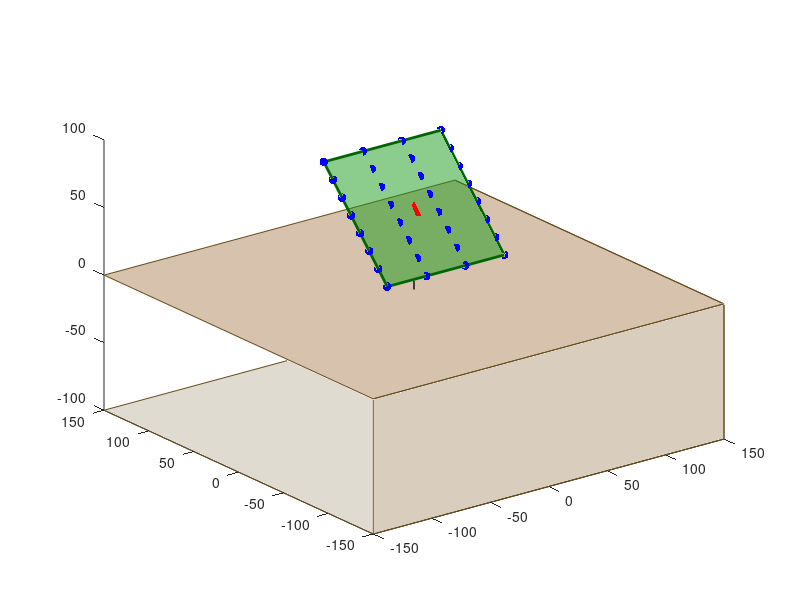

Here is the MATLAB script that generated this plot: (Note: this script raises an error after producing the figure.)
%% Tilted Antenna Array S11 Simulation with Ground Material Sensing
% 32 RX antennas in 8x4 grid (100mm x 100mm) + 1 TX at center
% Array PCB: FR4 substrate, 1.6mm thick, rotated 45 degrees facing ground
% Center height: 6cm above ground
% Ground: material plane with variable conductivity/permittivity
% Frequency: 2.45 GHz
%
% Method: Mutual impedance + image theory with Fresnel reflection
% Antennas are conjugate-matched at 2.45 GHz in free space.
% Ground reflection perturbs the input impedance → changes S11.

clear; close all; clc;

%% Physical Constants
c = 299792458;              % Speed of light (m/s)
eps0 = 8.854187817e-12;     % Permittivity of free space (F/m)
mu0 = 4*pi*1e-7;            % Permeability of free space (H/m)
eta0 = 120*pi;              % Free-space impedance (~377 ohms)

%% Simulation Parameters
freq = 2.45e9;              % 2.45 GHz
lambda = c / freq;          % Wavelength (~122.4 mm)
k = 2*pi / lambda;          % Wavenumber
omega = 2*pi*freq;          % Angular frequency

% Array physical parameters
arrayWidth = 0.100;         % 100 mm
arrayHeight = 0.100;        % 100 mm
nCols = 4;                  % 4 columns
nRows = 8;                  % 8 rows
nRX = nCols * nRows;        % 32 RX antennas
nTotal = nRX + 1;           % 33 total (1 TX + 32 RX)

% PCB parameters
pcb_thickness = 0.0016;     % 1.6 mm FR4
pcb_er = 4.4;               % FR4 relative permittivity

% Geometry
tilt_angle = 45;            % degrees from horizontal
height_center = 0.060;      % 6 cm center height above ground

% Use free-space half-wave dipole (resonant at 2.45 GHz)
dipoleLength = lambda / 2;  % ~61.2 mm (resonant in free space)

fprintf('=== Tilted Antenna Array - Ground Material Sensing ===\n');
fprintf('Frequency: %.2f GHz (lambda = %.1f mm)\n', freq/1e9, lambda*1000);
fprintf('Dipole length (half-wave): %.1f mm\n', dipoleLength*1000);
fprintf('Array: %d x %d = %d RX + 1 TX = %d elements\n', nCols, nRows, nRX, nTotal);
fprintf('Array size: %.0f mm x %.0f mm\n', arrayWidth*1000, arrayHeight*1000);
fprintf('Tilt angle: %d degrees\n', tilt_angle);
fprintf('Center height: %.0f mm above ground\n', height_center*1000);
fprintf('PCB: FR4, %.1f mm, er=%.1f\n\n', pcb_thickness*1000, pcb_er);

%% Define Materials (from original SimulationScript.m)
materials = struct();
materials(1).name  = 'ABS';           materials(1).sigma = 1e-16;   materials(1).er = 3.2;
materials(2).name  = 'Acrylic';       materials(2).sigma = 1e-13;   materials(2).er = 3.5;
materials(3).name  = 'Ceramic';       materials(3).sigma = 1e-10;   materials(3).er = 50.0;
materials(4).name  = 'Concrete';      materials(4).sigma = 1e-7;    materials(4).er = 6.0;
materials(5).name  = 'Glass';         materials(5).sigma = 1e-15;   materials(5).er = 5.0;
materials(6).name  = 'HDPE';          materials(6).sigma = 1e-19;   materials(6).er = 2.3;
materials(7).name  = 'Human';         materials(7).sigma = 0.1;     materials(7).er = 30.0;
materials(8).name  = 'Metal';         materials(8).sigma = 3.8e7;   materials(8).er = 1.0;
materials(9).name  = 'PolyCarbonate'; materials(9).sigma = 1e-18;   materials(9).er = 3.0;
materials(10).name = 'Polyethylene';  materials(10).sigma = 1e-17;  materials(10).er = 2.1;
materials(11).name = 'RubberWood';    materials(11).sigma = 1e-13;  materials(11).er = 2.7;
materials(12).name = 'Styrofoam';     materials(12).sigma = 1e-15;  materials(12).er = 1.7;
nMaterials = length(materials);

%% Generate antenna positions
% Local frame: board in XY plane, Z = normal
dx = arrayWidth / (nCols - 1);
dz = arrayHeight / (nRows - 1);

local_pos = zeros(nTotal, 3);
local_pos(1, :) = [0, 0, 0];  % TX at center

idx = 2;
for row = 1:nRows
    for col = 1:nCols
        x = -arrayWidth/2 + (col-1) * dx;
        y = -arrayHeight/2 + (row-1) * dz;
        local_pos(idx, :) = [x, y, 0];
        idx = idx + 1;
    end
end

% Rotate 45 degrees about X-axis (board tilts toward ground)
theta_rad = deg2rad(tilt_angle);
Rx = [1, 0, 0; 0, cos(theta_rad), -sin(theta_rad); 0, sin(theta_rad), cos(theta_rad)];
rotated_pos = (Rx * local_pos')';

% Translate center to 6cm height
world_pos = rotated_pos;
world_pos(:,3) = world_pos(:,3) + height_center;

fprintf('Element heights above ground: %.1f mm to %.1f mm\n', ...
    min(world_pos(:,3))*1000, max(world_pos(:,3))*1000);

%% Visualize the 3D setup
figure('Name', '3D Setup View', 'Position', [50, 50, 800, 600]);

% Ground plane with 100mm depth (z = 0 to z = -100mm)
ground_size = 0.15;
% Top surface (z=0)
patch([-1 1 1 -1]*ground_size*1000, [-1 -1 1 1]*ground_size*1000, [0 0 0 0], ...
    [0.6 0.4 0.2], 'FaceAlpha', 0.4, 'EdgeColor', [0.4 0.3 0.1]);
hold on;
% Front face (y = -ground_size)
patch([-1 1 1 -1]*ground_size*1000, [-1 -1 -1 -1]*ground_size*1000, [0 0 -100 -100], ...
    [0.5 0.35 0.15], 'FaceAlpha', 0.3, 'EdgeColor', [0.4 0.3 0.1]);
% Right face (x = ground_size)
patch([1 1 1 1]*ground_size*1000, [-1 1 1 -1]*ground_size*1000, [0 0 -100 -100], ...
    [0.5 0.35 0.15], 'FaceAlpha', 0.3, 'EdgeColor', [0.4 0.3 0.1]);
% Bottom surface (z = -100mm)
patch([-1 1 1 -1]*ground_size*1000, [-1 -1 1 1]*ground_size*1000, [-100 -100 -100 -100], ...
    [0.4 0.3 0.1], 'FaceAlpha', 0.2, 'EdgeColor', [0.4 0.3 0.1]);

% PCB board
board_corners = [-arrayWidth/2, -arrayHeight/2, 0; arrayWidth/2, -arrayHeight/2, 0;
                  arrayWidth/2, arrayHeight/2, 0; -arrayWidth/2, arrayHeight/2, 0];
bc_world = (Rx * board_corners')';
bc_world(:,3) = bc_world(:,3) + height_center;
fill3(bc_world(:,1)*1000, bc_world(:,2)*1000, bc_world(:,3)*1000, ...
    [0.1 0.6 0.1], 'FaceAlpha', 0.5, 'EdgeColor', [0 0.4 0], 'LineWidth', 2);

% Antennas
scatter3(world_pos(2:end,1)*1000, world_pos(2:end,2)*1000, world_pos(2:end,3)*1000, ...
    40, 'b', 'filled');
scatter3(world_pos(1,1)*1000, world_pos(1,2)*1000, world_pos(1,3)*1000, ...
    120, 'r', '^', 'filled');

% Array normal
normal_local = [0, 0, -1];
normal_world = (Rx * normal_local')';
quiver3(world_pos(1,1)*1000, world_pos(1,2)*1000, world_pos(1,3)*1000, ...
    normal_world(1)*40, normal_world(2)*40, normal_world(3)*40, ...
    'r', 'LineWidth', 2, 'MaxHeadSize', 0.5);

% Height line
plot3([0 0], [0 0], [0 height_center*1000], 'k--', 'LineWidth', 1);
text(2, 2, height_center*500, '60mm', 'FontSize', 10);

% Robot STL model (already in mm)
robot_stl = stlread('3D/RhinoV2Low.stl');
robot_patch = trisurf(robot_stl, 'FaceColor', [0.75 0.75 0.8], ...
    'EdgeColor', 'none', 'FaceAlpha', 0.7, 'FaceLighting', 'gouraud');
light('Position', [200 200 300]);

xlabel('X (mm)'); ylabel('Y (mm)'); zlabel('Z (mm)');
title('Antenna Array: 45° Tilt, 60mm Above Ground');
legend('Ground', '', '', '', 'PCB (FR4)', 'RX (32)', 'TX', 'Normal', '', 'Robot', 'Location', 'best');
grid on; view([-40, 20]); axis equal;
hold off;
savefig(gcf, 'Setup_3D.fig');
exportgraphics(gcf, 'Setup_3D.png', 'Resolution', 150);

%% PCB layout view
figure('Name', 'PCB Layout', 'Position', [900, 50, 500, 500]);
scatter(local_pos(2:end,1)*1000, local_pos(2:end,2)*1000, 50, 'b', 'filled');
hold on;
scatter(0, 0, 150, 'r', '^', 'filled');
rectangle('Position', [-50, -50, 100, 100], 'EdgeColor', [0 0.5 0], 'LineWidth', 2);
xlabel('X (mm)'); ylabel('Y (mm)');
title('PCB Layout (100mm x 100mm, FR4)');
legend('RX', 'TX', 'Location', 'best');
grid on; axis equal; xlim([-60 60]); ylim([-60 60]);
for i = 1:nRX
    text(local_pos(i+1,1)*1000+1, local_pos(i+1,2)*1000+2, sprintf('%d',i), 'FontSize', 7);
end
hold off;
savefig(gcf, 'PCB_Layout.fig');
exportgraphics(gcf, 'PCB_Layout.png', 'Resolution', 150);

%% Step 1: Compute free-space Z-matrix at center frequency (for matching)
fprintf('\nComputing free-space impedance (for conjugate matching)...\n');
Z_free = compute_Z_freeSpace(world_pos, nTotal, k, dipoleLength);

% Reference impedance for each port: conjugate match at 2.45 GHz
% Z_ref(i) = real part of Z_free(i,i) (reactance tuned out by matching network)
Z_ref = real(diag(Z_free));  % Matched to resistance at center freq
fprintf('Free-space self-impedance (TX): %.1f + j%.1f ohms\n', real(Z_free(1,1)), imag(Z_free(1,1)));
fprintf('Reference impedance (matched): %.1f ohms (avg)\n', mean(Z_ref));

%% Step 2: Frequency sweep with ground for each material
freqRange = linspace(2.0e9, 3.0e9, 101);
nFreqs = length(freqRange);

% Storage
S11_results = zeros(nMaterials, nRX, nFreqs);
S11_at_2p45 = zeros(nMaterials, nRX);

fprintf('\n=== Simulating %d materials across %d frequencies ===\n', nMaterials, nFreqs);

for mi = 1:nMaterials
    mat = materials(mi);
    fprintf('  [%2d/%d] %-15s (sigma=%.2e, er=%5.1f) ... ', ...
        mi, nMaterials, mat.name, mat.sigma, mat.er);
    
    for fi = 1:nFreqs
        f = freqRange(fi);
        lam_f = c / f;
        k_f = 2*pi / lam_f;
        w_f = 2*pi * f;
        
        % Complex permittivity of ground
        eps_c = mat.er - 1j * mat.sigma / (w_f * eps0);
        
        % Z-matrix with ground reflection
        Z_gnd = compute_Z_withGround(world_pos, nTotal, k_f, dipoleLength, eps_c);
        
        % Compute input impedance at each RX port
        % (with all other ports terminated in their matched impedance)
        % Simplified: use diagonal of Z-matrix (dominant term)
        % with correction from ground image
        for rx = 1:nRX
            p = rx + 1;  % port index (1=TX, 2:33=RX)
            Z_in = Z_gnd(p, p);
            % S11 relative to conjugate-matched reference
            Gamma = (Z_in - Z_ref(p)) / (Z_in + Z_ref(p));
            S11_results(mi, rx, fi) = 20*log10(abs(Gamma));
        end
    end
    
    [~, fidx] = min(abs(freqRange - freq));
    S11_at_2p45(mi,:) = S11_results(mi, :, fidx);
    fprintf('mean S11 = %.2f dB\n', mean(S11_at_2p45(mi,:)));
end

%% Also compute free-space S11 as baseline
fprintf('\nComputing free-space baseline...\n');
S11_freespace = zeros(nRX, nFreqs);
for fi = 1:nFreqs
    f = freqRange(fi);
    k_f = 2*pi * f / c;
    Z_fs = compute_Z_freeSpace(world_pos, nTotal, k_f, dipoleLength);
    for rx = 1:nRX
        p = rx + 1;
        Gamma = (Z_fs(p,p) - Z_ref(p)) / (Z_fs(p,p) + Z_ref(p));
        S11_freespace(rx, fi) = 20*log10(abs(Gamma));
    end
end

%% Plot S11 for each material
[~, fidx] = min(abs(freqRange - freq));

for mi = 1:nMaterials
    fig = figure('Name', sprintf('S11_%s', materials(mi).name), ...
        'Position', [100, 100, 900, 450], 'Visible', 'off');
    hold on;
    colors = lines(nRX);
    
    for rx = 1:nRX
        plot(freqRange/1e9, squeeze(S11_results(mi, rx, :)), ...
            'Color', colors(rx,:), 'LineWidth', 0.8);
    end
    
    % Also plot free-space mean as reference
    plot(freqRange/1e9, mean(S11_freespace, 1), 'k--', 'LineWidth', 1.5);
    
    xlabel('Frequency (GHz)');
    ylabel('S_{11} (dB)');
    title(sprintf('S_{11} vs Freq - Ground: %s (\\sigma=%.1e, \\epsilon_r=%.1f)', ...
        materials(mi).name, materials(mi).sigma, materials(mi).er));
    grid on;
    xline(2.45, '--r', '2.45 GHz', 'LineWidth', 1);
    yline(-10, '--', '-10 dB', 'Color', [0.5 0.5 0.5]);
    ylim([-40 0]);
    hold off;
    
    savefig(fig, sprintf('S11_%s.fig', materials(mi).name));
    exportgraphics(fig, sprintf('S11_%s.png', materials(mi).name), 'Resolution', 150);
    close(fig);
end

%% Comparison bar chart: Mean S11 at 2.45 GHz per material
figure('Name', 'S11 Material Comparison', 'Position', [100, 100, 900, 450]);
mean_s11 = mean(S11_at_2p45, 2);
bar(mean_s11);
set(gca, 'XTick', 1:nMaterials, 'XTickLabel', {materials.name}, 'XTickLabelRotation', 45);
xlabel('Ground Material');
ylabel('Mean S_{11} (dB)');
title('Mean S_{11} at 2.45 GHz vs Ground Material');
grid on;
yline(-10, '--r', '-10 dB');
savefig(gcf, 'S11_Comparison.fig');
exportgraphics(gcf, 'S11_Comparison.png', 'Resolution', 150);

%% Heatmap: S11 per antenna per material
figure('Name', 'S11 Heatmap', 'Position', [100, 100, 1000, 500]);
imagesc(S11_at_2p45);
colorbar;
colormap(jet);
set(gca, 'YTick', 1:nMaterials, 'YTickLabel', {materials.name});
xlabel('RX Antenna Index');
ylabel('Ground Material');
title('S_{11} (dB) at 2.45 GHz - Heatmap');
savefig(gcf, 'S11_Heatmap.fig');
exportgraphics(gcf, 'S11_Heatmap.png', 'Resolution', 150);

%% Print results table
fprintf('\n====================================================================\n');
fprintf('S11 RESULTS AT 2.45 GHz (Conjugate Matched, 45deg Tilt, 6cm Height)\n');
fprintf('====================================================================\n');
fprintf('%-15s | %12s | %6s | %10s | %10s | %10s\n', ...
    'Material', 'Sigma (S/m)', 'Er', 'Mean(dB)', 'Min(dB)', 'Max(dB)');
fprintf('%s\n', repmat('-', 1, 72));
for mi = 1:nMaterials
    fprintf('%-15s | %12.2e | %6.1f | %10.2f | %10.2f | %10.2f\n', ...
        materials(mi).name, materials(mi).sigma, materials(mi).er, ...
        mean(S11_at_2p45(mi,:)), min(S11_at_2p45(mi,:)), max(S11_at_2p45(mi,:)));
end
fprintf('%s\n', repmat('-', 1, 72));

%% Save all data
save('SimulationResults.mat', 'S11_results', 'S11_at_2p45', 'S11_freespace', ...
    'materials', 'freqRange', 'freq', 'world_pos', 'local_pos', ...
    'Z_ref', 'Z_free', 'nRX', 'nTotal', 'nMaterials', ...
    'lambda', 'height_center', 'tilt_angle', 'dipoleLength');
fprintf('\nResults saved to SimulationResults.mat\n');
fprintf('All figures saved as .fig and .png\n');
fprintf('Done.\n');

%% ============ LOCAL FUNCTIONS ============

function Z = compute_Z_freeSpace(positions, nTotal, k, L)
    % Free-space impedance matrix (no ground)
    Z = zeros(nTotal, nTotal);
    Z_self = dipole_self_impedance(k, L);
    for i = 1:nTotal
        for j = 1:nTotal
            if i == j
                Z(i,j) = Z_self;
            else
                d = norm(positions(i,:) - positions(j,:));
                Z(i,j) = mutual_impedance_dipoles(k, d, L);
            end
        end
    end
end

function Z = compute_Z_withGround(positions, nTotal, k, L, eps_c)
    % Impedance matrix with ground plane at z=0 (image theory)
    Z = zeros(nTotal, nTotal);
    Z_self = dipole_self_impedance(k, L);
    
    for i = 1:nTotal
        for j = 1:nTotal
            % Direct coupling
            if i == j
                Z_direct = Z_self;
            else
                d_direct = norm(positions(i,:) - positions(j,:));
                Z_direct = mutual_impedance_dipoles(k, d_direct, L);
            end
            
            % Image of element j mirrored below ground (z -> -z)
            pos_img_j = [positions(j,1), positions(j,2), -positions(j,3)];
            d_image = norm(positions(i,:) - pos_img_j);
            Z_img = mutual_impedance_dipoles(k, d_image, L);
            
            % Fresnel reflection at the ground
            % Angle from vertical (normal to ground)
            dz = positions(i,3) + positions(j,3);  % vertical path to image
            d_h = sqrt((positions(i,1)-positions(j,1))^2 + (positions(i,2)-positions(j,2))^2);
            theta = atan2(d_h, dz);
            
            Gamma = fresnel_avg(theta, eps_c);
            
            Z(i,j) = Z_direct + Gamma * Z_img;
        end
    end
end

function Gamma = fresnel_avg(theta, eps_c)
    % Average Fresnel reflection (TE+TM)/2
    ct = cos(theta);
    st = sin(theta);
    sq = sqrt(eps_c - st^2);
    
    G_TE = (ct - sq) / (ct + sq);
    G_TM = (eps_c*ct - sq) / (eps_c*ct + sq);
    Gamma = (G_TE + G_TM) / 2;
end

function Z_self = dipole_self_impedance(k, L)
    kL = k * L;
    eta = 120*pi;
    C_eu = 0.5772156649;
    
    Si2 = si_func(2*kL);
    Ci2 = ci_func(2*kL);
    Si1 = si_func(kL);
    Ci1 = ci_func(kL);
    
    R = eta/(2*pi) * (C_eu + log(kL) - Ci1 + ...
        0.5*sin(kL)*(Si2 - 2*Si1) + ...
        0.5*cos(kL)*(C_eu + log(kL/2) + Ci2 - 2*Ci1));
    
    X = eta/(4*pi) * (2*Si1 + cos(kL)*(2*Si1 - Si2) - ...
        sin(kL)*(2*Ci1 - Ci2 - Ci1));
    
    Z_self = R + 1j*X;
end

function Zm = mutual_impedance_dipoles(k, d, L)
    eta = 120*pi;
    h = L/2;
    r1 = sqrt(d^2 + h^2);
    
    kr0 = k*d;
    kr1 = k*r1;
    
    % Prevent numerical issues for very small distances
    if d < L/100
        Zm = 0;
        return;
    end
    
    Rm = eta/(4*pi) * (2*ci_func(kr0) - ci_func(kr1) - ci_func(kr1));
    Xm = -eta/(4*pi) * (2*si_func(kr0) - si_func(kr1) - si_func(kr1));
    Zm = Rm + 1j*Xm;
end

function Si = si_func(x)
    if abs(x) < 1e-10, Si = 0; return; end
    if abs(x) < 6
        Si = 0;
        for n = 0:30
            term = (-1)^n * x^(2*n+1) / ((2*n+1) * factorial(2*n+1));
            Si = Si + term;
            if abs(term) < 1e-14, break; end
        end
    else
        % Asymptotic auxiliary functions
        f = (1/x) * (1 - 2/(x^2) + 24/(x^4));
        g = (1/x^2) * (1 - 6/(x^2) + 120/(x^4));
        Si = pi/2 - f*cos(x) - g*sin(x);
        if x < 0, Si = -Si + pi; end
    end
end

function Ci = ci_func(x)
    if abs(x) < 1e-10, Ci = -700; return; end
    x = abs(x);
    if x < 6
        C_eu = 0.5772156649;
        Ci = C_eu + log(x);
        for n = 1:30
            term = (-1)^n * x^(2*n) / (2*n * factorial(2*n));
            Ci = Ci + term;
            if abs(term) < 1e-14, break; end
        end
    else
        % Asymptotic
        f = (1/x) * (1 - 2/(x^2) + 24/(x^4));
        g = (1/x^2) * (1 - 6/(x^2) + 120/(x^4));
        Ci = f*sin(x) - g*cos(x);
    end
end
